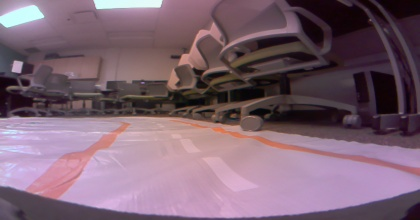
#> input picture sample_0.jpg, 420 x 220 px
$ python -i Cameras.py   (imports and definitions only)
#> lines starting #> are read from the running program, lines starting #| are printed output that depends on the picture; after the words box and inside, x2 and y2 are one past the last pixel; in counts of white or black regions, pixels touching at a corner belong together
#> further down, picture is the input picture: shape (220, 420, 3); mean B, G, R 113.7, 98.7, 124.2
import sys
import cv2
import numpy as np
import threading
import os
from pal.products.qcar import QCarCameras, IS_PHYSICAL_QCAR
from pal.utilities.vision import Camera2D
from pal.products.qcar import QCarRealSense, IS_PHYSICAL_QCAR

def region_of_interest(image):
    height, width = image.shape[:2]
    polygons = np.array([
    [(0,int(height/2+110)),(int(width/2),int(height/2)),(width,int(height/2+110))]]) #(200,height),(1100, height),(550, 250)
    mask = np.zeros_like(image)
    cv2.fillPoly(mask,polygons,255)
    masked_image = cv2.bitwise_and(image,mask)
    return masked_image

# Lane detection using Hough Line Transform
def detect_lanes(frame):
    # Preprocess the frame (convert to grayscale and apply Gaussian blur)
    gray = cv2.cvtColor(frame, cv2.COLOR_BGR2GRAY)
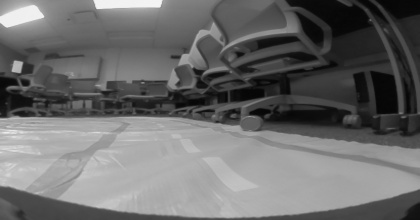
#> gray: shape (220, 420); min 4, max 247, mean 108
    blurred = cv2.GaussianBlur(gray, (5, 5), 0)

    # Perform edge detection (Canny)
    edges = cv2.Canny(blurred, 50, 150)
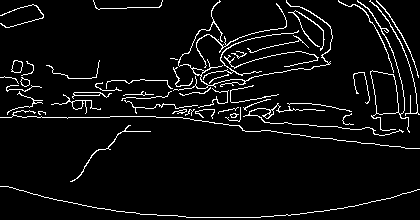
#> edges: shape (220, 420); 5.6% white in thin lines or dots

    # Define ROI (Region of Interest)
    cropped_roi = region_of_interest(edges)
#> in region_of_interest, `cv2.fillPoly(mask,polygons,255)`:
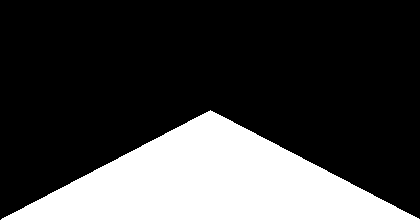
#> mask: shape (220, 420); 25.1% white; 1 white region, box (x1, y1, x2, y2) and area: (1, 110, 420, 220) 23200
#> in region_of_interest, `masked_image = cv2.bitwise_and(image,mask)`:
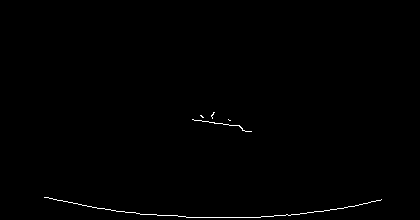
#> masked_image: shape (220, 420); 0.46% white in thin lines or dots, all inside (x1, y1, x2, y2) = (44, 112, 382, 218)


    # Use Hough Line Transform to detect lines\
    lines_list =[]
    lines = cv2.HoughLinesP(
                cropped_roi, # Input edge image
                1, # Distance resolution in pixels
                np.pi/180, # Angle resolution in radians
                threshold=70, #50  Min number of votes for valid line
                minLineLength=1, #1  Min allowed length of line
                maxLineGap=10 #15 Max allowed gap between line for joining them
                )
#> lines = [[186, 217, 260, 217]]


    # Draw the detected lines on the frame
    if lines is not None:
        for line in lines:
            x1, y1, x2, y2 = line[0]
            cv2.line(gray, (x1, y1), (x2, y2), (0, 0, 255), 2)
            cv2.line(frame, (x1, y1), (x2, y2), (0, 0, 255), 2)
            cv2.imshow("GrayScale",gray)
            cv2.imshow("Cropped ROI",cropped_roi)
#> this loop made 1 pass
#> pass 1, in detect_lanes, `cv2.imshow("GrayScale",gray)`:
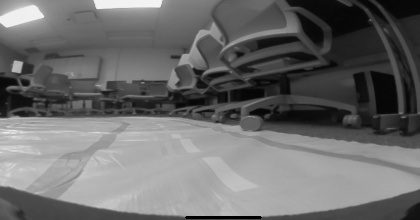
#> window 'GrayScale': shape (220, 420); min 0, max 247, mean 107.7
#> after the loop:
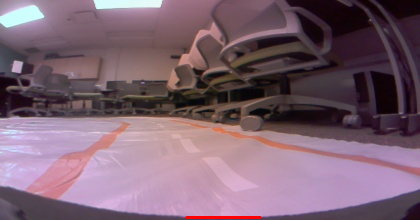
#> frame: shape (220, 420, 3); 0.25% of pixels changed, all inside (x1, y1, x2, y2) = (185, 216, 262, 219)


# [1 line that did not run here, left out]
# [1 line that did not run here, left out]
# [1 line that did not run here, left out]
# [1 line that did not run here, left out]
# [1 line that did not run here, left out]

# [44 lines left out: function camPreview, not called in this run]


# [10 lines not run here, left out]

>>> import cv2
>>> picture = cv2.imread('../sample_0.jpg')
>>> result = detect_lanes(picture)
